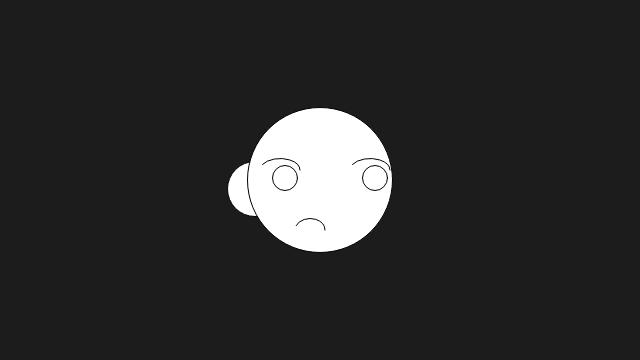
Frame 1 (no input)
Frame 60 (no input): identical to frame 1, image omitted
Frame 120 (the mouse pressed at the canvas centre since frame 60): identical to frame 1, image omitted

The p5.js sketch that drew this single still picture (run headless with seeded random() and noise() and a simulated clock; from frame 60 on, the mouse is pressed at the canvas centre):

// p5.js sketch
// ── sketch.js
//Non Hardcoded Self Port

function setup() {
	createCanvas(640, 360);
}

function draw() {
	background(28);
	
    var earsize = 55;
    var earx = 255;
    var eary = 189;
    
    var headsize = 145; 
    var heady = 180;
    var headx = 320;
    
    
    ellipse(earx, eary, earsize); //ear
	ellipse(headx, heady, headsize); //head
    arc(370, 170, 40, 23, 60, 0) //lid right
    arc(280, 170, 40, 23, 60, 0); //lid left
    ellipse(285, 178, 25) //eye left
    ellipse(375, 178, 25) //eye right
         arc(310, 230, 30, 23, 60, 0) //mouth 
}
